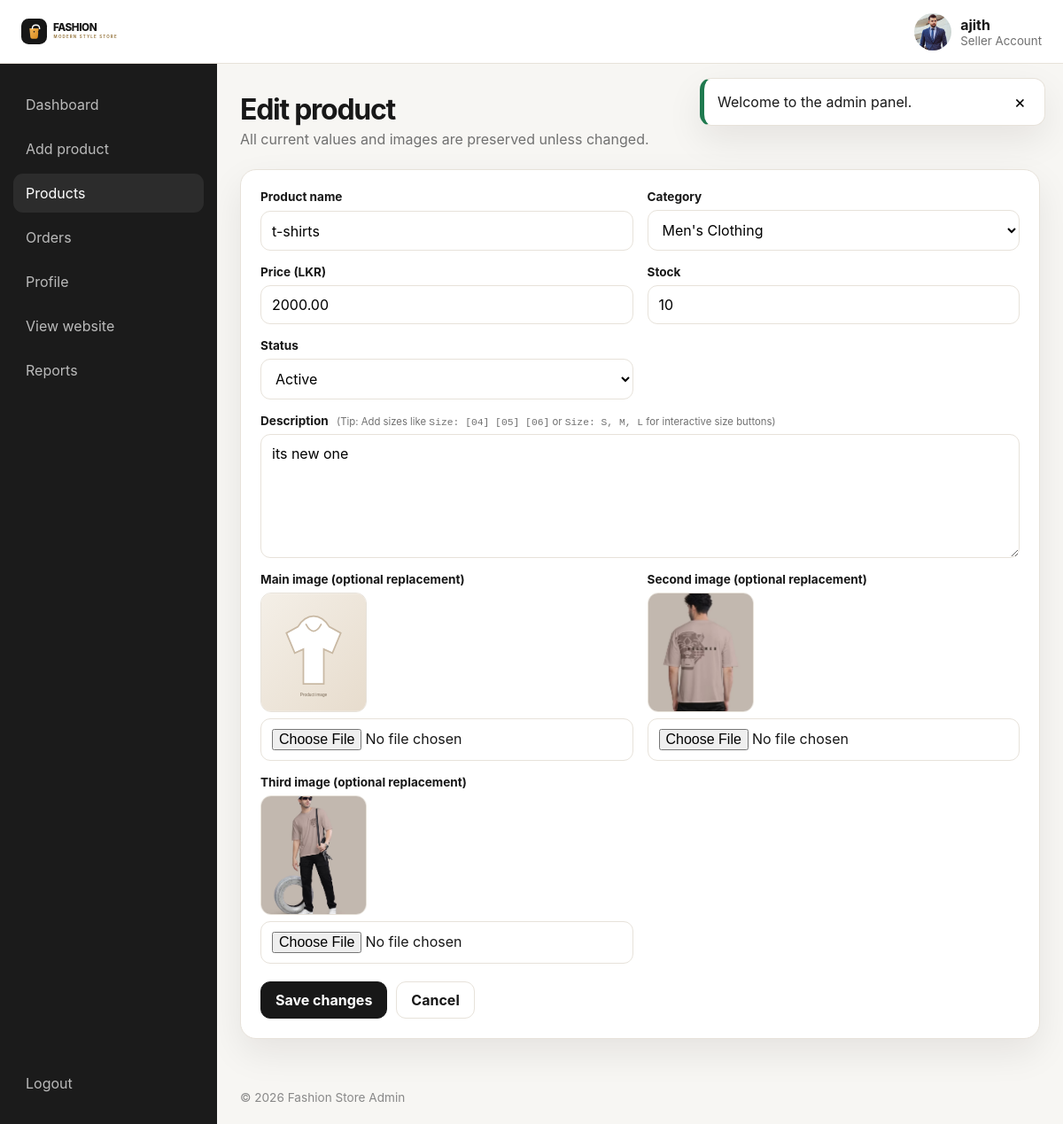
The page /admin/edit_product.php?id=7wYNDnN4q2wyj34XsjhW (signed in) on the database its author committed.
### tables this page shows
CREATE TABLE `sellers` (
  `id` varchar(20) NOT NULL,
  `name` varchar(50) NOT NULL,
  `email` varchar(100) NOT NULL,
  `password` varchar(255) NOT NULL,
  `image` varchar(150) NOT NULL DEFAULT '',
  `created_at` timestamp NOT NULL DEFAULT current_timestamp(),
  `updated_at` timestamp NOT NULL DEFAULT current_timestamp() ON UPDATE current_timestamp()
);

CREATE TABLE `products` (
  `id` varchar(20) NOT NULL,
  `seller_id` varchar(20) NOT NULL,
  `name` varchar(80) NOT NULL,
  `price` decimal(12,2) NOT NULL,
  `category` varchar(100) NOT NULL DEFAULT 'Other',
  `thumb_one` varchar(150) NOT NULL DEFAULT '',
  `thumb_two` varchar(150) NOT NULL DEFAULT '',
  `thumb_three` varchar(150) NOT NULL DEFAULT '',
  `stock` int(10) UNSIGNED NOT NULL DEFAULT 0,
  `product_detail` text NOT NULL,
  `status` varchar(20) NOT NULL DEFAULT 'active',
  `created_at` timestamp NOT NULL DEFAULT current_timestamp(),
  `updated_at` timestamp NOT NULL DEFAULT current_timestamp() ON UPDATE current_timestamp()
);

### components/functions.php (called while the page is built, shortened)
<?php
function app_root_path(): string
{
    return dirname(__DIR__);
}
function app_base_url(): string
{
    static $base = null;
    if ($base !== null) {
        return $base;
    }
    $documentRoot = realpath($_SERVER['DOCUMENT_ROOT'] ?? '') ?: '';
    $projectRoot = realpath(app_root_path()) ?: app_root_path();
    $documentRoot = str_replace('\\', '/', $documentRoot);
    $projectRoot = str_replace('\\', '/', $projectRoot);
    if ($documentRoot !== '' && str_starts_with(strtolower($projectRoot), strtolower($documentRoot))) {
        $base = '/' . trim(substr($projectRoot, strlen($documentRoot)), '/');
        if ($base === '/') {
            $base = '';
        }
    } else {
        $base = '';
    }
    return $base;
}
function app_url(string $path = ''): string
{
    $path = ltrim($path, '/');
    $baseUrl = app_base_url();
    if ($baseUrl === '' || $baseUrl === '/') {
        $baseUrl = '/fashion_web';
    }
    return $baseUrl . ($path !== '' ? '/' . $path : '');
}
function e(mixed $value): string
{
    return htmlspecialchars((string) $value, ENT_QUOTES | ENT_SUBSTITUTE, 'UTF-8');
}
function product_categories(): array
{
    return [
        "Women's Clothing",
        "Men's Clothing",
        "Kids' Clothing",
        "Baby & Toddler Wear",
        'Ethnic Wear',
        'Western Dresses',
        "Men's Footwear",
        "Women's Footwear",
        "Kids' Footwear",
        "Men's Accessories",
        "Women's Accessories",
        'Handbags & Purses',
        'School Bags & Toys',
        'Other',
    ];
}
function uploaded_image_url(?string $filename, string $kind = 'product'): string
{
    $filename = basename((string) $filename);
    if ($filename !== '' && is_file(app_root_path() . '/uploaded_files/' . $filename)) {
        return app_url('uploaded_files/' . rawurlencode($filename));
    }
    return app_url($kind === 'avatar' ? 'assets/avatar.svg' : 'assets/product-placeholder.svg');
}
function current_seller(PDO $conn): ?array
{
    $id = (string) ($GLOBALS['seller_id'] ?? $_SESSION['seller_id'] ?? '');
    $stmt = $conn->prepare('SELECT * FROM sellers WHERE id = ? LIMIT 1');
    $stmt->execute([$id]);
    $seller = $stmt->fetch(PDO::FETCH_ASSOC) ?: null;
    return $seller;
}
function is_system_admin(PDO $conn): bool
{
    $seller = current_seller($conn);
    return (string) ($seller['id'] ?? '') === 'ADM1N000000000000001'
        || strtolower((string) ($seller['email'] ?? '')) === 'admin@fashionstore.lk';
}

### admin/edit_product.php (the view, shortened to what this page needs)
<?php
require_once __DIR__ . '/../components/connect.php';
$id = clean_text((string) ($_GET['id'] ?? $_POST['product_id'] ?? ''), 20);
$stmt = $conn->prepare('SELECT p.*, s.name AS seller_name FROM products p LEFT JOIN sellers s ON s.id = p.seller_id WHERE p.id = ? LIMIT 1');
$stmt->execute([$id]);
$product = $stmt->fetch();
?>
<!doctype html><html lang="en"><head><link rel="stylesheet" href="<?= e(app_url('css/admin_style.css')) ?>"></head><body>
<?php include __DIR__ . '/../components/admin_header.php'; ?>
<main class="admin-main"><div class="admin-container"><div class="admin-page-heading"><div><h1>Edit product</h1><p>All current values and images are preserved unless changed.<?php if (is_system_admin($conn)): ?> Seller: <?= e($product['seller_name'] ?? 'Unknown') ?>.<?php endif; ?></p></div></div><form class="panel" method="post" enctype="multipart/form-data"><?= csrf_field() ?><input type="hidden" name="product_id" value="<?= e($id) ?>"><?php foreach ($errors as $item): ?><p class="badge canceled"><?= e($item) ?></p><?php endforeach; ?><div class="form-grid"><div class="field"><label>Product name</label><input name="name" required value="<?= e($_POST['name'] ?? $product['name']) ?>"></div><div class="field"><label>Category</label><select name="category" required><?php foreach (product_categories() as $cat): ?><option value="<?= e($cat) ?>" <?= ($_POST['category'] ?? $product['category']) === $cat ? 'selected' : '' ?>><?= e($cat) ?></option><?php endforeach; ?></select></div><div class="field"><label>Price (LKR)</label><input type="number" step="0.01" min="0.01" name="price" required value="<?= e($_POST['price'] ?? $product['price']) ?>"></div><div class="field"><label>Stock</label><input type="number" min="0" name="stock" required value="<?= e($_POST['stock'] ?? $product['stock']) ?>"></div><div class="field"><label>Status</label><select name="status"><option value="active" <?= ($_POST['status'] ?? $product['status']) === 'active' ? 'selected' : '' ?>>Active</option><option value="inactive" <?= ($_POST['status'] ?? $product['status']) === 'inactive' ? 'selected' : '' ?>>Inactive</option></select></div><div class="field full"><label>Description <small style="color:var(--muted); font-weight:normal; display:inline-block; margin-left:6px;">(Tip: Add sizes like <code>Size: [04] [05] [06]</code> or <code>Size: S, M, L</code> for interactive size buttons)</small></label><textarea name="product_detail" required><?= e($_POST['product_detail'] ?? $product['product_detail']) ?></textarea></div><?php foreach (['thumb_one' => 'Main image', 'thumb_two' => 'Second image', 'thumb_three' => 'Third image'] as $field => $label): ?><div class="field"><label><?= e($label) ?> (optional replacement)</label><img class="image-preview" src="<?= e(uploaded_image_url($product[$field])) ?>" alt=""><input type="file" name="<?= e($field) ?>" accept="image/jpeg,image/png,image/webp,image/avif"></div><?php endforeach; ?></div><div style="margin-top:20px;display:flex;gap:10px"><button class="button" type="submit" name="update_product">Save changes</button><a class="button secondary" href="<?= e(app_url('admin/view_product.php')) ?>">Cancel</a></div></form></div></main>
<?php include __DIR__ . '/../components/admin_footer.php'; include __DIR__ . '/../components/alert.php'; ?>
</body></html>

### components/admin_header.php (shortened to what this page needs)
<?php
$seller = current_seller($conn);
$isSystemAdmin = is_system_admin($conn);
$currentPage = basename($_SERVER['PHP_SELF'] ?? '');
?>
<header class="admin-topbar">
    <a class="admin-brand" href="<?= e(app_url('admin/dashboard.php')) ?>"><img src="<?= e(app_url('assets/logo.svg')) ?>" alt="Fashion Store"></a>
    <div class="admin-user">
        <img src="<?= e(uploaded_image_url($seller['image'] ?? '', 'avatar')) ?>" alt="Admin">
        <div><strong><?= e($seller['name'] ?? 'Admin') ?></strong><small><?= $isSystemAdmin ? 'System / Super Admin' : 'Seller Account' ?></small></div>
    </div>
</header>
<aside class="admin-sidebar" data-admin-sidebar>
    <nav>
        <a class="<?= $currentPage === 'dashboard.php' ? 'active' : '' ?>" href="<?= e(app_url('admin/dashboard.php')) ?>">Dashboard</a>
        <a class="<?= $currentPage === 'add_product.php' ? 'active' : '' ?>" href="<?= e(app_url('admin/add_product.php')) ?>">Add product</a>
        <a class="<?= in_array($currentPage, ['view_product.php','read_product.php','edit_product.php','edite_product.php'], true) ? 'active' : '' ?>" href="<?= e(app_url('admin/view_product.php')) ?>">Products</a>
        <a class="<?= $currentPage === 'admin_orders.php' ? 'active' : '' ?>" href="<?= e(app_url('admin/admin_orders.php')) ?>">Orders</a>
        <a class="<?= in_array($currentPage, ['profile.php','update.php'], true) ? 'active' : '' ?>" href="<?= e(app_url('admin/profile.php')) ?>">Profile</a>
        <a href="<?= e(app_url('home.php')) ?>" target="_blank">View website</a>
        <a class="<?= $currentPage === 'reports.php' ? 'active' : '' ?>" href="<?= e(app_url('admin/reports.php')) ?>">Reports</a>
    </nav>
    <form action="<?= e(app_url('components/admin_logout.php')) ?>" method="post">
        <button type="submit" class="sidebar-logout">Logout</button>
    </form>
</aside>

### css/admin_style.css (style rules this page uses)
:root { --ink:#181818;--muted:#707070;--line:#e7e2da;--soft:#f6f3ee;--accent:#e59a2f;--danger:#b73737;--success:#1f7a4f;--shadow:0 16px 40px rgba(20,18,14,.08) }
* { box-sizing:border-box }
body { margin:0;font-family:Inter,Arial,sans-serif;background:#f7f6f3;color:var(--ink) }
a { text-decoration:none;color:inherit }
img { display:block;max-width:100% }
button,input,textarea,select { font:inherit }
.admin-topbar { position:fixed;z-index:50;top:0;left:0;right:0;height:72px;background:#fff;border-bottom:1px solid var(--line);display:flex;align-items:center;padding:0 24px;gap:18px }
.admin-brand img { width:145px }
.admin-user { margin-left:auto;display:flex;align-items:center;gap:10px }
.admin-user img { width:42px;height:42px;border-radius:50%;object-fit:cover }
.admin-user small { display:block;color:var(--muted) }
.admin-sidebar { position:fixed;top:72px;bottom:0;left:0;width:245px;background:#1b1b1b;color:#ddd;padding:24px 15px;display:flex;flex-direction:column;justify-content:space-between;z-index:40 }
.admin-sidebar nav { display:grid;gap:6px }
.admin-sidebar a,.sidebar-logout { display:block;padding:12px 14px;border-radius:11px;border:0;background:none;color:#bbb;text-align:left;width:100%;cursor:pointer }
.admin-sidebar a:hover,.admin-sidebar a.active,.sidebar-logout:hover { background:#2c2c2c;color:#fff }
.admin-main { margin-left:245px;padding:104px 26px 36px;min-height:100vh }
.admin-container { max-width:1220px;margin:auto }
.admin-page-heading { display:flex;justify-content:space-between;gap:20px;align-items:center;margin-bottom:24px }
.admin-page-heading h1 { margin:0;font-size:2rem;letter-spacing:-.04em }
.admin-page-heading p { margin:4px 0 0;color:var(--muted) }
.button,.btn { display:inline-flex;align-items:center;justify-content:center;border:1px solid var(--ink);background:var(--ink);color:#fff;padding:10px 16px;border-radius:11px;cursor:pointer;font-weight:700 }
.button.secondary,.btn.secondary { background:#fff;color:var(--ink);border-color:var(--line) }
.panel { background:#fff;border:1px solid var(--line);border-radius:18px;padding:22px;box-shadow:var(--shadow);margin-top:20px }
.form-grid { display:grid;grid-template-columns:repeat(2,1fr);gap:16px }
.field { display:grid;gap:7px }
.field.full { grid-column:1/-1 }
.field label { font-weight:700;font-size:.85rem }
.field input,.field textarea,.field select { width:100%;border:1px solid var(--line);border-radius:11px;padding:11px 12px;background:#fff }
.field textarea { min-height:140px;resize:vertical }
.image-preview { width:120px;height:135px;object-fit:cover;border-radius:12px;border:1px solid var(--line) }

### rows shown on the page
sellers: image (picture), name "ajith"
products: name "t-shirts", price "2000.00", stock "10", status "Active", product_detail "its new one", thumb_two (picture), thumb_three (picture)

### other values the page prints
$label "Main image"
$label "Second image"
$label "Third image"
$flash['message'] "Welcome to the admin panel."
form field category "Men's Clothing"
